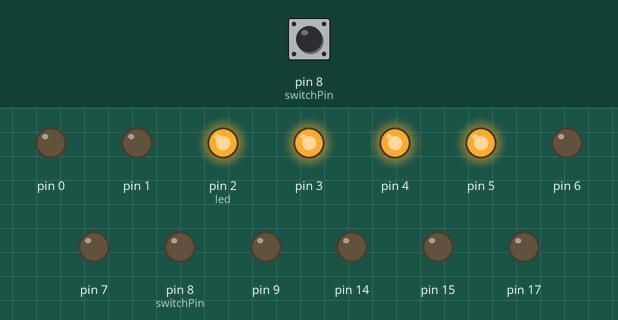
A sketch run on a simulated Arduino Uno, built with avr-gcc and run on an emulated ATmega328P. On the bench: output pins drawn as LEDs (lit = HIGH). The test bench sets the inputs (shaded band); at power-on: pin 8 (switchPin) LOW.

Above: at 21.4 s.
21.5 s: pin 8 (switchPin) pulled HIGH for 0.15 s
At 22.9 s:
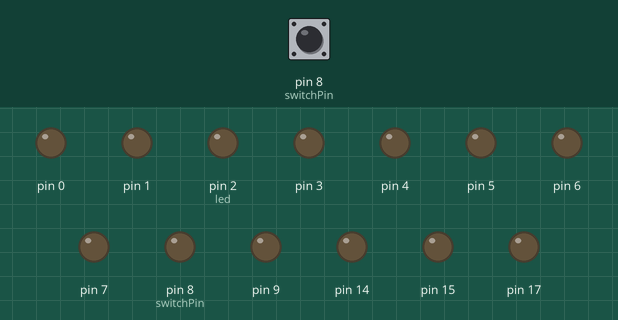
43.6 s: pin 8 (switchPin) pulled HIGH for 1 s
At 50.3 s:
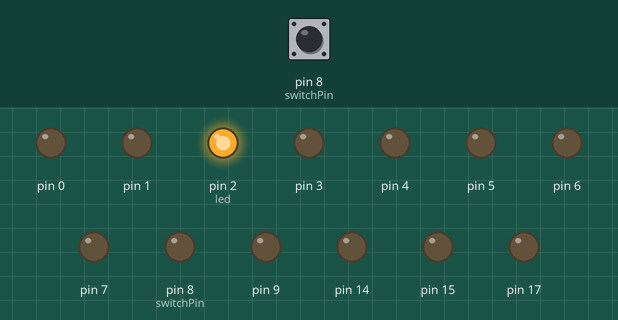
66.1 s: pin 8 (switchPin) pulled HIGH for 1 s
At 68.1 s:
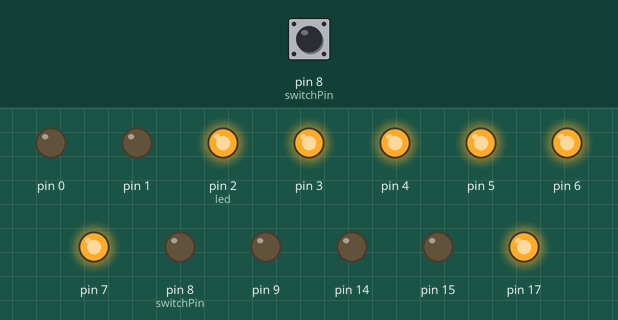
Timing chart, 0 to 109.7 s (numbered marks = the images above; inputs shaded):
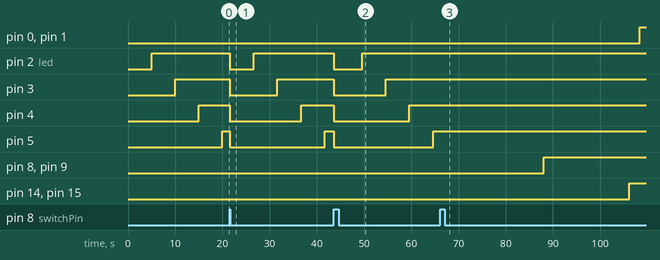

Measured:
- after the input at 21.5 s, pin 2 (led): HIGH → LOW at once, → HIGH 5.2 s later; pin 3: HIGH → LOW at once, → HIGH 10.2 s later; pin 4: HIGH → LOW at once, → HIGH 15.2 s later; pin 5: HIGH → LOW at once, → HIGH 20.2 s later; pin 6: stays LOW (without the input it goes to HIGH after 3.5 s)
- after the input at 43.6 s, pin 2 (led): HIGH → LOW at once, → HIGH 6.0 s later; pin 3: HIGH → LOW at once, → HIGH 11.0 s later; pin 4: HIGH → LOW at once, → HIGH 16.0 s later; pin 5: HIGH → LOW at once, → HIGH 21.0 s later; pin 6: stays LOW (without the input it goes to HIGH after 3.1 s)
- after the input at 66.1 s, pin 6, pin 7: LOW → HIGH after 0.00 s instead of 3.5 s; pin 17: LOW → HIGH after 1.6 s

The sketch:

digital-hourglass.ino
```cpp
// tilt switch for restarting counting when flipped
const int switchPin = 8;

// store last time LED was changed
unsigned int previousTime = 0;

// store current & previous states to check if tilt switch position has changed
int switchState = 0;
int prevSwitchState = 0;

// first position of an LED
int led = 2;

// set interval, in this case 5000 ms = 5 s, every time interval passed, an LED is turned on
long interval = 5000;

void setup() {
  // assign LEDs to pins
  for (int i = 2; i < 8; i++){
    pinMode(i, OUTPUT);
  }

  // set tilt switch as input
  pinMode(switchPin, INPUT);
}

void loop() {
  // current amount of time arduino has been running
  unsigned long currentTime = millis();

  // check if board has been running long enough to turn on an LED
  // if so, set current time to prev time and set an LED to HI
  if (currentTime - previousTime > interval){
    previousTime = currentTime;
    digitalWrite(led, HIGH);
    led++;

    // decide what to do when all LEDs are on - could flash or output sound
    // not implemented at this time
    if (led == 7){
    }
  }

  // possibly update the current state if tilt switch has moved
  switchState = digitalRead(switchPin);

  // if in a different state, turn off all LEDs and start counting from beginning
  if (switchState != prevSwitchState){
    for (int i = 2; i < 8; i++){
      digitalWrite(i, LOW);
    }

    led = 2;

    previousTime = currentTime;
  }

  // set previous state to current and come out of loop
  prevSwitchState = switchState;
}
```
